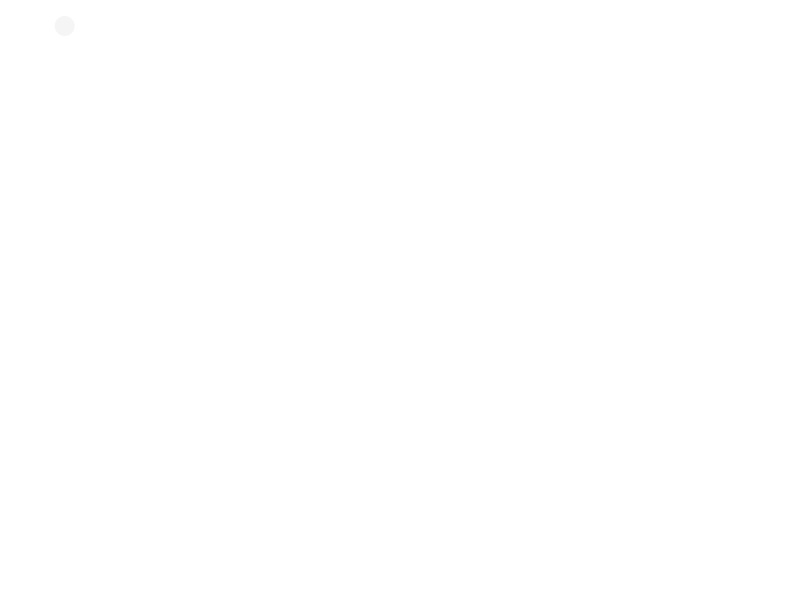
Frame 1 (no input)
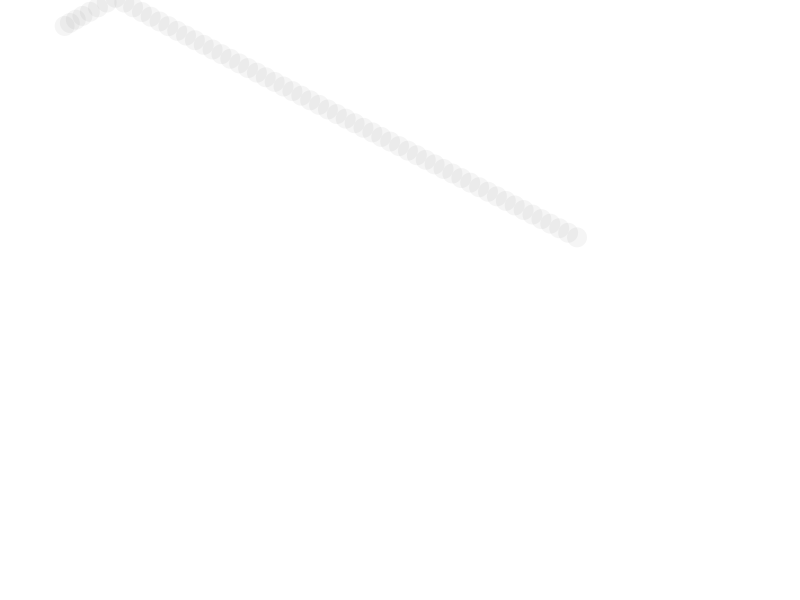
Frame 60 (the mouse pressed at the canvas centre just before this capture)
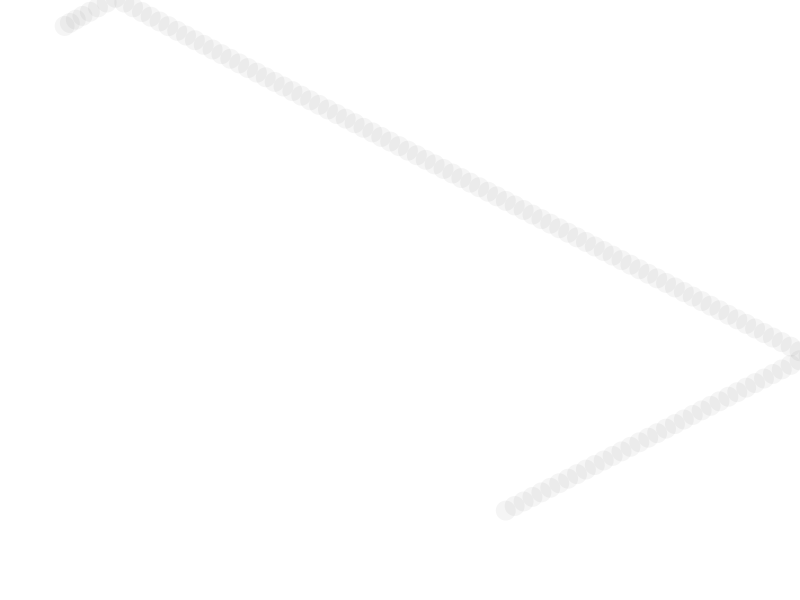
Frame 120 (the mouse held since frame 60 and released just before this capture)

The Processing sketch that drew these frames (run headless with seeded random() and noise(); from frame 60 on, the mouse is pressed at the canvas centre):

// Processing sketch: vector_fields_02
// ── vector_fields_02.pde
int vitesseMax = 10;
int accelerationMax = 10;
Particule p = new Particule();
int diametre = 20;

void setup() {
	size(800, 600);
	background(255, 255, 255);
}

void draw() {
	noStroke();
	fill(0, 0, 0, 10);
	ellipse(p.position.x, p.position.y, diametre, diametre);
	p.update();
}

void keyPressed() {
	if (key == CODED) {
		if (keyCode == UP) {
			p.acceleration.add(new PVector(0, -1));
			p.acceleration.limit(accelerationMax);
		}

		if (keyCode == DOWN) {
			p.acceleration.add(new PVector(0, 1));
			p.acceleration.limit(accelerationMax);
		}

		if (keyCode == LEFT) {
			p.acceleration.add(new PVector(-1, 0));
			p.acceleration.limit(accelerationMax);
		}

		if (keyCode == RIGHT) {
			p.acceleration.add(new PVector(1, 0));
			p.acceleration.limit(accelerationMax);
		}
	}
}
// ── Particule.pde
class Particule {
  PVector position = new PVector();
  PVector velocite = new PVector();
  PVector acceleration = new PVector();

  Particule() {
    position.x = random(0, width);
    position.y = random(0, height);
    velocite.x = random(-5, +5);
    velocite.y = random(-5, +5);
    acceleration.x = random(-1, +1);
    acceleration.y = random(-1, +1);
  }

  void update() {
    velocite.add(acceleration);
    velocite.limit(vitesseMax);
    position.add(velocite);
    checkBorders();
  }

  void checkBorders() {
    if (position.x < 0 || position.x > width) {
      acceleration.x = -acceleration.x;
      velocite.x = -velocite.x;
    }

    if (position.y < 0 || position.y > height) {
      acceleration.y = -acceleration.y;
      velocite.y = -velocite.y;
    }
  }
}
